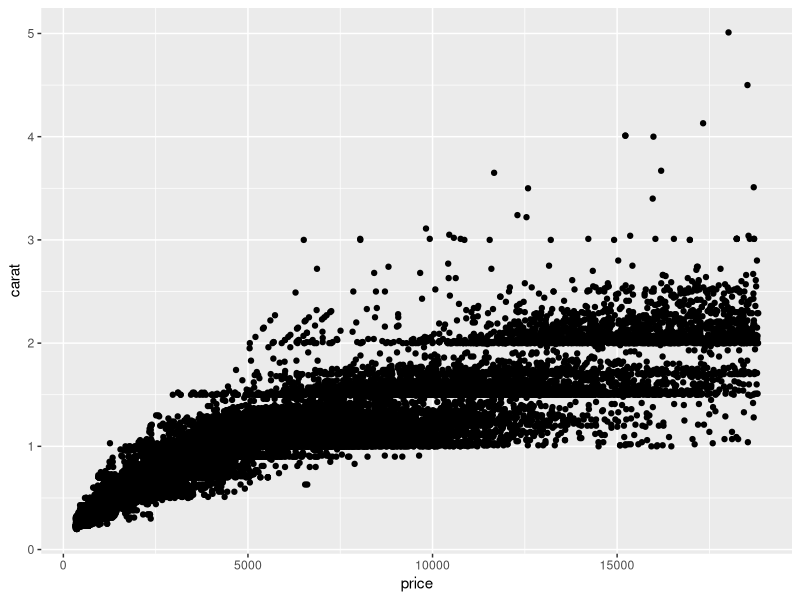
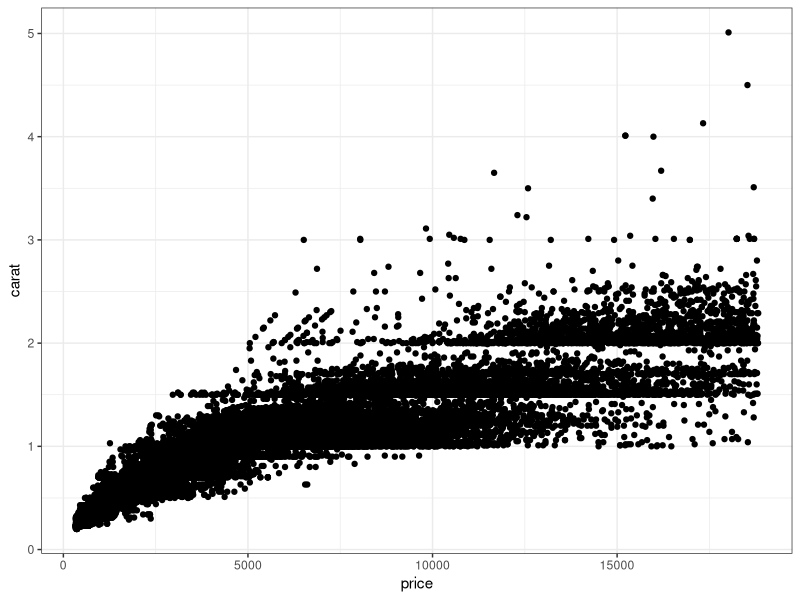
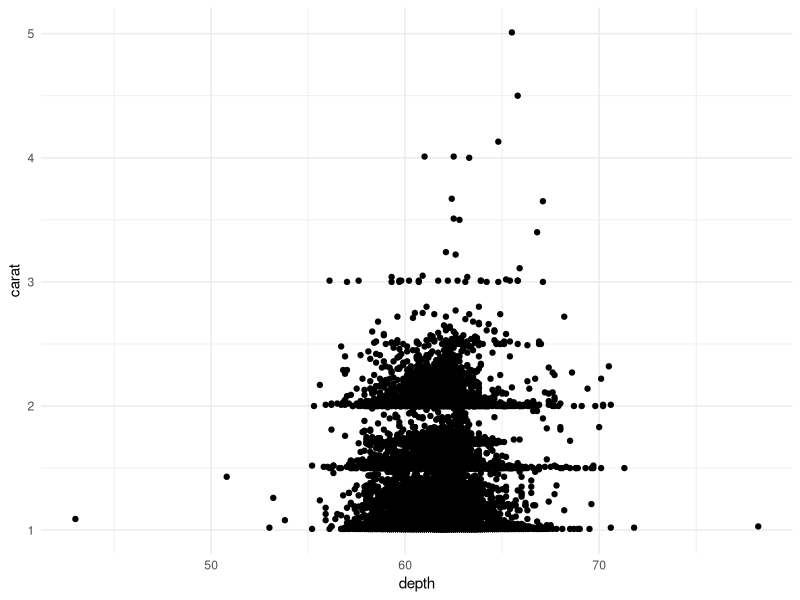

Generate these figures, in order, with R:
## ---- chunk 1
### In this code chunk, start with the diamonds dataset (built in to
### ggplot2 package) and create a plot of price vs. carat (or some other
### variables of your choice)
library(ggplot2)

ggplot(data = diamonds) +
  geom_point(aes(x = price, y = carat))

## ---- chunk 2
### In this code chunk, start with the diamonds dataset (built in to
### ggplot2 package) and create a subset based on filtering, e.g., 
### size greater than 1 carat or cut is "Ideal"
library(dplyr)

diamonds_df <- ggplot2::diamonds |>
  filter(carat > 1)

## ---- chunk 3
#Poooooooppyyyy pooooppppyyyy

ggplot(data = diamonds) +
  geom_point(aes(x = price, y = carat)) +
  theme_bw()



ggplot(data=diamonds_df) +
  geom_point (aes(x = depth, y = carat)) +
  theme_minimal()
## ---- chunk 4
### Both partners - delete this comment, then write some code here
### to plot, summarize, calculate something simple using the diamonds
### dataset.


